Frame 1 (no input): blank canvas, image omitted
Frame 60 (the mouse pressed at the canvas centre just before this capture): blank canvas, image omitted
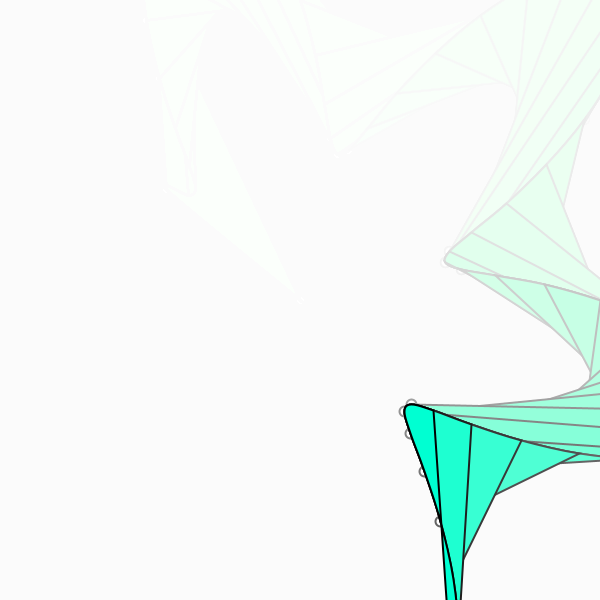
Frame 120 (the mouse held since frame 60 and released just before this capture)

The Processing sketch whose frames 1 and 60 were blank and that drew this single picture after the mouse press (run headless with seeded random() and noise(); from frame 60 on, the mouse is pressed at the canvas centre):

// Processing sketch: tracer_test
// ── tracer_test.pde
int N = 100;
float maxR = 140;
float minR = 30;
float timeFactor = 1;
float leafs = 7;
Tracer tracer = new Tracer(30);

void setup()
{
  size(600, 600);
  colorMode(HSB);
}

void draw()
{
  //background(255);

  fill(255, 30);
  noStroke();
  
  maxR = mouseX;
  minR = mouseX / 2;
  leafs = mouseY / 50;
  rect(0, 0, width, height);

  float r = maxR + minR * sin(leafs * timeFactor * 2 * PI * frameCount / N);

  //println(sin(2 * PI * frameCount / N));

  float px = 300 + r * cos(timeFactor * 2 * PI * frameCount / N);
  float py = 300 + r * sin(timeFactor * 2 * PI * frameCount / N);
  tracer.size = min(frameCount / 2, 12);
  //println(tracer.size);
  tracer.add(px, py);

  tracer.draw();

  fill(0);
  fill(255);
  stroke(0);
  strokeWeight(2);
  circle(px, py, 10);

  //circle(300, 300, 20);
}

// ── tracer.pde
class Tracer
{
  ArrayList<PVector> points = new ArrayList<PVector>();
  public int size;
  
  public Tracer(int size)
  {
    this.size = size;
  }
  
  public void add(float x, float y)
  {
    points.add(new PVector(x, y));
    if (points.size() >= size)
    {
      points.remove(points.get(0));
    }
  }
  
  public void draw()
  {
    beginShape();
    //noFill();
    fill(frameCount % 255, 255, 255);
    //noStroke();
    stroke(0);
    strokeWeight(2);
    
    for (PVector point : points)
    {
      curveVertex(point.x, point.y);  
    }
    
    endShape(CLOSE);
  }
} //<>//
